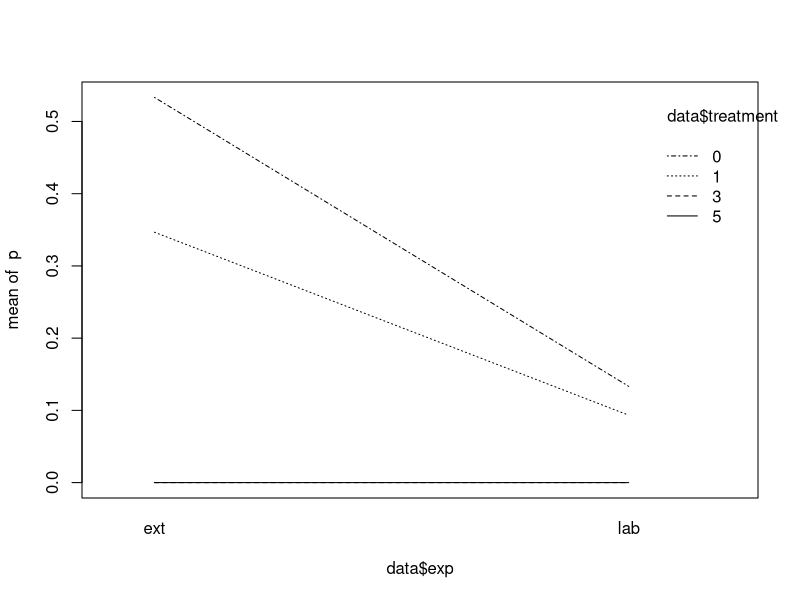
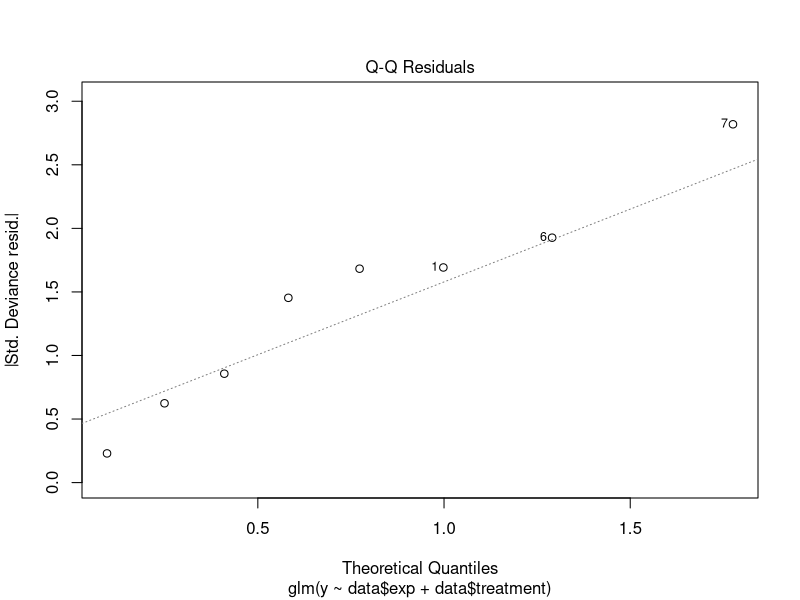

Generate these figures, in order, with R:
#1. zpracovat proklicovani - binomical analysis, kontrola + 3 treatmenty - hypoth- je rozdil mezi threatmenty
# zkusit jestli je zdrzeni - otakzka jestli to ma smysl... zdrzeni i u kliceni...
#2. proklicovani - puvodni venkovni experiment - stejne zpracovani, bacha kontrola je z jineho data,
# takze spis jen pro nastaveni nejake hranice klicivosti

#EXAMPLE!!!!!!!!!!!!!!!
#test for feeding choice experiment (8 ladybirds ate the egg out of 24)


# test for difference between number of parasitized ladybirds which ate the boiled eggs and which did not (p = 0.38).
binom.test(7, 10, 0.38)
#test for difference between number of parasitized ladybirds between wageningen and radwijk
local = rbind (c(60,10), c(22,15))
local
?fisher.test (local)


#LITORELA

#test if true probability of germination of seeds covered by 1cm of soil is the same as for the control
binom.test(7, 68, 0.1333333333) #LABORKA
binom.test (26,49, 0.53333333333333) #VENKU
binom.test (33,117,0.33333333333333) #LABORKA + VENKU


#test if true probability of germination of seeds covered by 3 and 5 cm of soil is the same as for the control
binom.test(0, 75, 0.1333333333)
binom.test(0, 75, 0.53333333333333)
binom.test(0, 150, 0.33333333333333)

#I have doubts about these test because i am doing multiple comparisons
#, which is not statisticaly correct. I should try something else...



#some bulshit - delete it
local = cbind (c(10,7,0,0), c(65,68,75,75))
fisher.test (local)
#Binomial model
setwd ("C:/Users/pavel/Downloads/Dropbox/Litorela uniflora/")
data=read.csv ("data.csv", header=TRUE, sep=";") #data with only final values are used
names(data)
str(data)
#probability of success is counted and stored as "p"
p=data$germ/data$n
p
#check for interactions
interaction.plot(data$exp,data$treatment, p) #no interaction was found

y=cbind(data$germ, data$n - data$germ)
#model with an interaction
m1=glm(y~data$exp*data$treatment, family=binomial)
anova(m1, test="Chi")
#model without an interaction
m2=update(m1, ~. -data$exp:data$treatment)
anova(m2,test="Chi")
summary(m2)
#check if one of the models is significantly better
AIC(m1,m2)
#plot the selected model to check the fit
plot (m2, which=2)

